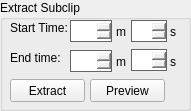
    <widget class="QGroupBox" name="extractBox">
     <property name="geometry">
      <rect>
       <x>210</x>
       <y>480</y>
       <width>191</width>
       <height>111</height>
      </rect>
     </property>
     <property name="minimumSize">
      <size>
       <width>171</width>
       <height>111</height>
      </size>
     </property>
     <property name="maximumSize">
      <size>
       <width>16777215</width>
       <height>16777215</height>
      </size>
     </property>
     <property name="title">
      <string>Extract Subclip</string>
     </property>
     <widget class="QLabel" name="extractStartText">
      <property name="geometry">
       <rect>
        <x>10</x>
        <y>20</y>
        <width>61</width>
        <height>16</height>
       </rect>
      </property>
      <property name="text">
       <string>Start Time:</string>
      </property>
     </widget>
     <widget class="QLabel" name="extractEndText">
      <property name="geometry">
       <rect>
        <x>10</x>
        <y>50</y>
        <width>61</width>
        <height>16</height>
       </rect>
      </property>
      <property name="text">
       <string>End time:</string>
      </property>
     </widget>
     <widget class="QLabel" name="extractStartSec">
      <property name="geometry">
       <rect>
        <x>170</x>
        <y>24</y>
        <width>16</width>
        <height>16</height>
       </rect>
      </property>
      <property name="text">
       <string>s</string>
      </property>
     </widget>
     <widget class="QLabel" name="extractEndSec">
      <property name="geometry">
       <rect>
        <x>170</x>
        <y>54</y>
        <width>16</width>
        <height>16</height>
       </rect>
      </property>
      <property name="text">
       <string>s</string>
      </property>
     </widget>
     <widget class="QPushButton" name="extractApply">
      <property name="geometry">
       <rect>
        <x>10</x>
        <y>79</y>
        <width>75</width>
        <height>23</height>
       </rect>
      </property>
      <property name="text">
       <string>Extract</string>
      </property>
     </widget>
     <widget class="QPushButton" name="extractPreview">
      <property name="geometry">
       <rect>
        <x>90</x>
        <y>79</y>
        <width>75</width>
        <height>23</height>
       </rect>
      </property>
      <property name="text">
       <string>Preview</string>
      </property>
     </widget>
     <widget class="QLabel" name="extractStartSec_2">
      <property name="geometry">
       <rect>
        <x>116</x>
        <y>24</y>
        <width>16</width>
        <height>16</height>
       </rect>
      </property>
      <property name="text">
       <string>m</string>
      </property>
     </widget>
     <widget class="QLabel" name="extractStartSec_3">
      <property name="geometry">
       <rect>
        <x>116</x>
        <y>54</y>
        <width>16</width>
        <height>16</height>
       </rect>
      </property>
      <property name="text">
       <string>m</string>
      </property>
     </widget>
     <widget class="QSpinBox" name="extractStartSecVar">
      <property name="geometry">
       <rect>
        <x>131</x>
        <y>20</y>
        <width>36</width>
        <height>22</height>
       </rect>
      </property>
      <property name="styleSheet">
       <string notr="true">color:#fff;border:1px solid rgb(100,100,100)</string>
      </property>
      <property name="maximum">
       <number>59</number>
      </property>
     </widget>
     <widget class="QSpinBox" name="extractEndSecVar">
      <property name="geometry">
       <rect>
        <x>131</x>
        <y>49</y>
        <width>36</width>
        <height>22</height>
       </rect>
      </property>
      <property name="styleSheet">
       <string notr="true">color:#fff;border:1px solid rgb(100,100,100)</string>
      </property>
      <property name="maximum">
       <number>59</number>
      </property>
     </widget>
     <widget class="QSpinBox" name="extractStartMinVar">
      <property name="geometry">
       <rect>
        <x>70</x>
        <y>20</y>
        <width>42</width>
        <height>22</height>
       </rect>
      </property>
      <property name="styleSheet">
       <string notr="true">color:#fff;border:1px solid rgb(100,100,100)</string>
      </property>
      <property name="maximum">
       <number>16777215</number>
      </property>
     </widget>
     <widget class="QSpinBox" name="extractEndMinVar">
      <property name="geometry">
       <rect>
        <x>70</x>
        <y>50</y>
        <width>42</width>
        <height>22</height>
       </rect>
      </property>
      <property name="styleSheet">
       <string notr="true">color:#fff;border:1px solid rgb(100,100,100)</string>
      </property>
      <property name="maximum">
       <number>16777215</number>
      </property>
     </widget>
    </widget>
